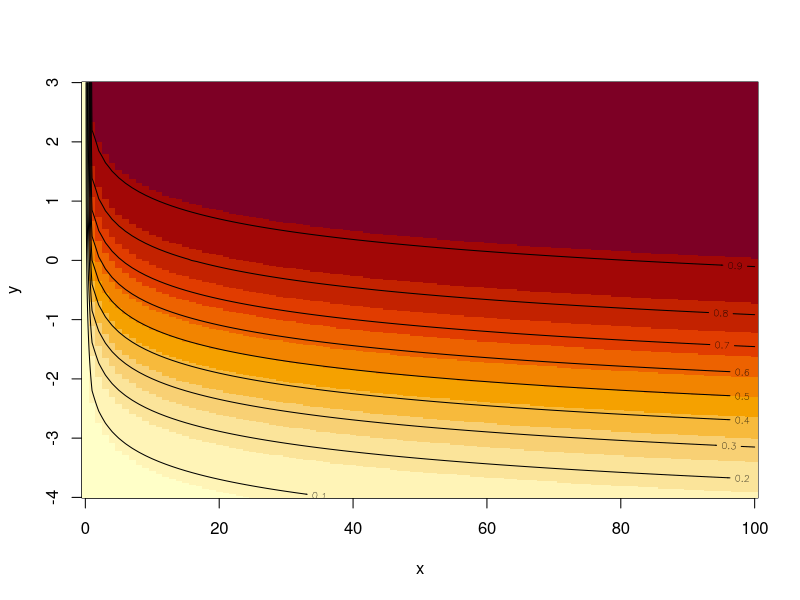
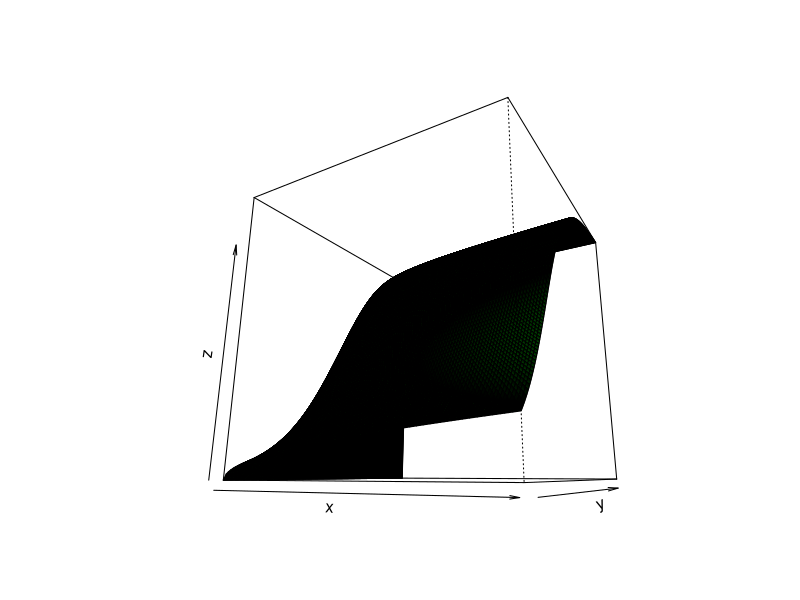

Recreate these plots in R, in order.
# X is Distribution in number of Sales people
# Y is all other factors than can result in numbers from -inf to +inf  it can be Marketing plus Price plus whatever
# The plot shows the effect from 0 to 1 where Red is 1 and white is 0
x <- seq(0, 100, 1)
y <- seq(-4, 3, 0.02)
z <- outer(x, y, function(xx, yy) 1 / (1 + exp(-yy) / (xx**0.5)))
image(x, y, z)
contour(x, y, z, add = T)

persp(x, y, z, phi = -15, lphi = -50, theta = 30, ltheta = 50, col = "green")
